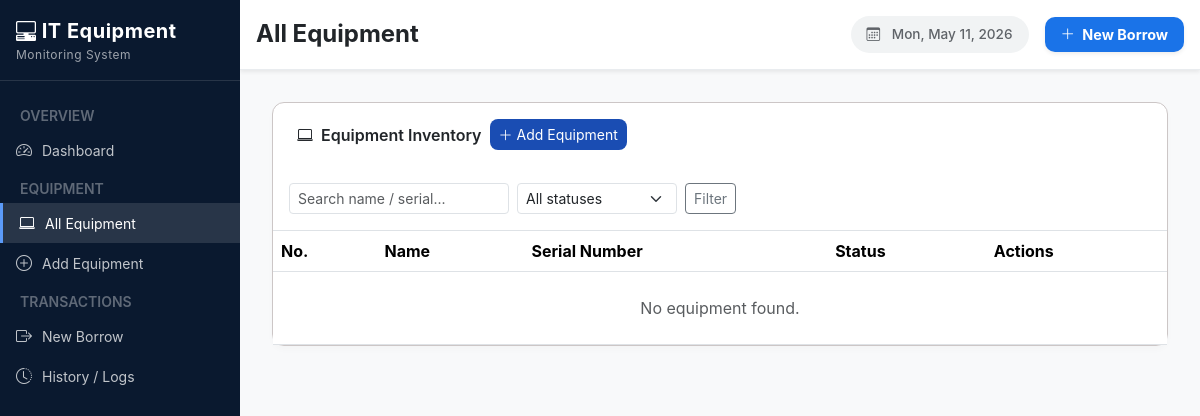
/equipment/, run on an earlier commit of the app's database.
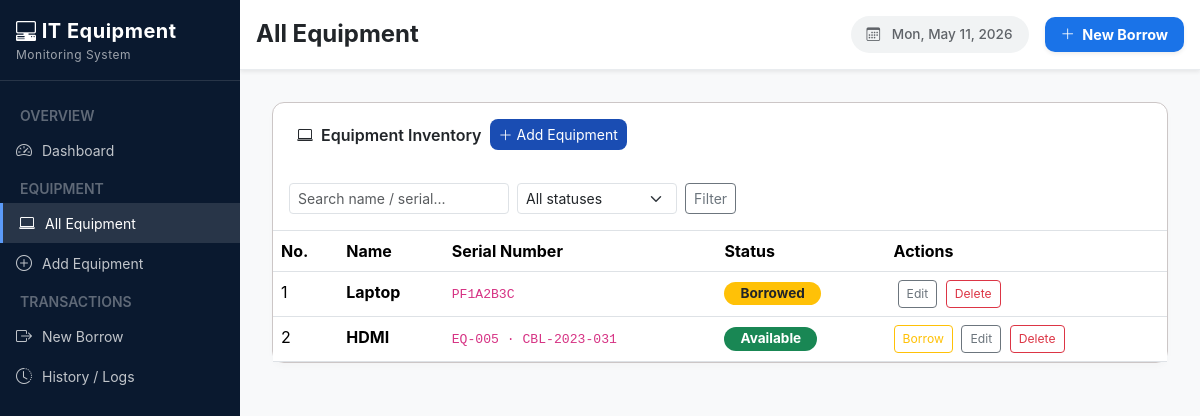
And on a later commit of the database.
### ems/models.py (models this page shows, shortened)
class Equipment(models.Model):
    STATUS_CHOICES = [
        ('available', 'Available'),
        ('borrowed',  'Borrowed'),
        ('unavailable', 'Not Available'),
    ]
    name = models.CharField(max_length=100)
    serial_number = models.CharField(max_length=100, unique=True)
    category = models.CharField(max_length=100, blank=True)
    status = models.CharField(max_length=20, choices=STATUS_CHOICES, default='available')
    description = models.TextField(blank=True)
    added_at = models.DateTimeField(auto_now_add=True)

### ems/views.py (the view)
# urls.py: path('equipment/', views.all_equipment, name='all_equipment'),
def all_equipment(request):
    qs = Equipment.objects.all()
    q  = request.GET.get('q', '')
    status_f = request.GET.get('status', '')
    if q:
        qs = qs.filter(Q(name__icontains=q) | Q(serial_number__icontains=q) | Q(category__icontains=q))
    if status_f:
        qs = qs.filter(status=status_f)
    return render(request, 'ems/all_equipment.html', {'equipments': qs, 'q': q, 'status_f': status_f})

### ems/templates/ems/all_equipment.html (shortened to what this page needs)
{% extends 'ems/base.html' %}
{% block page_title %}All Equipment{% endblock %}
{% block content %}
<div class="table-card">
    <div class="tc-head">
        <span><i class="bi bi-laptop me-2"></i>Equipment Inventory</span>
        <a href="{% url 'equipment_add' %}" class="btn btn-sm" style="background:#1a4db3;color:#fff;border-radius:8px;">
        <i class="bi bi-plus-lg me-1"></i>Add Equipment
        </a>
    </div>
    <div class="p-3 border-bottom d-flex gap-2 flex-wrap">
        <form method="get" class="d-flex gap-2 flex-wrap w-100">
        <input name="q" value="{{ q }}" class="form-control form-control-sm" style="max-width:220px;" placeholder="Search name / serial...">
        <select name="status" class="form-select form-select-sm" style="max-width:160px;">
            <option value="">All statuses</option>
        </select>
        <button class="btn btn-sm btn-outline-secondary">Filter</button>
        </form>
    </div>
    <table class="table table-hover mb-0">
        <thead>
            <tr>
                <th>No.</th>
                <th>Name</th>
                <th>Serial Number</th>
                <th>Status</th>
                <th>Actions</th>
            </tr>
        </thead>
        <tbody>
        {% for eq in equipments %}
        <tr>
            <td>{{ forloop.counter }}</td>
            <td><strong>{{ eq.name }}</strong></td>
            <td><code style="font-size:.82rem;">{{ eq.serial_number }}</code></td>
            <td>
                {% if eq.status == 'borrowed' %}
                    <span class="badge rounded-pill px-3" style="background-color: #ffc107; color: #212529; font-weight: bold; font-size: 0.85rem;">
                        Borrowed
                    </span>
                {% elif eq.status == 'available' %}
                    <span class="badge rounded-pill px-3" style="background-color: #198754; color: #ffffff; font-weight: bold; font-size: 0.85rem;">
                        Available
                    </span>
                {% else %}
                    <span class="badge rounded-pill px-3" style="background-color: #ffc107; color: #000; font-weight: bold;">
                        {{ eq.get_status_display }}
                    </span>
                {% endif %}
            </td>
            <td>
                {% if eq.status == 'available' %}
                <a href="{% url 'borrow_create' %}?equipment={{ eq.pk }}" class="btn btn-sm btn-outline-warning" style="font-size:.76rem;">Borrow</a>
                {% endif %}
                <a href="{% url 'equipment_edit' eq.pk %}" class="btn btn-sm btn-outline-secondary ms-1" style="font-size:.76rem;">Edit</a>
                <a href="{% url 'equipment_delete' eq.pk %}" class="btn btn-sm btn-outline-danger ms-1" style="font-size:.76rem;">Delete</a>
            </td>
        </tr>
        {% empty %}
        <tr><td colspan="5" class="text-center text-muted py-4">No equipment found.</td></tr>
        {% endfor %}
        </tbody>
    </table>
</div>
{% endblock %}

What changed in the data, as far as the page shows it:
added Equipment: name "Laptop", serial_number "PF1A2B3C", status "Borrowed"
added Equipment: name "HDMI", serial_number "EQ-005 · CBL-2023-031", status "Available"
Also different on the page:
text no longer shown: "No equipment found."
